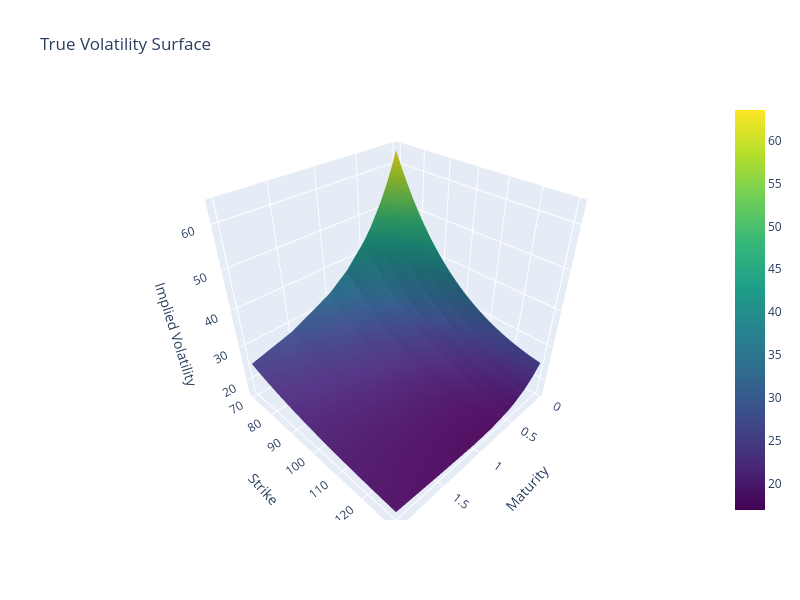

Notebook code for this chart:
### Markdown cell above
## 5. Crash fear Market Regime

This regime represents high downside risk fear and strong demand for downside protection. It has high short-term volatility and strong negative skew.

### Code cell
market_prices, true_vol = generate_market_prices(
    spot=S0,
    strikes=strikes,
    maturities=maturities,
    rate=r,
    noise_amt=0.0,
    **crash_fear_params
)

implied_raw = recover_implied_surface(market_prices, S0, r)
implied_smooth = surface_smoother(implied_raw)
error_surface = error_calculator(true_vol, implied_raw)

plot_volatility_surface(true_vol * 100, title="True Volatility Surface")

### Figure 1 — Plotly figure (JSON) as saved in the notebook; plotly's stock layout.template omitted (floating-point values rounded to 4 significant figures; data arrays with more than 128 entries replaced by an {"elided": "..."} marker saying what was removed)
{"data": [{"colorscale": [[0, "#440154"], [0.1111, "#482878"], [0.2222, "#3e4989"], [0.3333, "#31688e"], [0.4444, "#26828e"], [0.5556, "#1f9e89"], [0.6667, "#35b779"], [0.7778, "#6ece58"], [0.8889, "#b5de2b"], [1, "#fde725"]], "showscale": true, "type": "surface", "x": {"elided": "41x11 float values"}, "y": {"elided": "41x11 float values"}, "z": {"elided": "41x11 float values"}}], "layout": {"height": 600, "scene": {"xaxis": {"title": {"text": "Maturity"}}, "yaxis": {"title": {"text": "Strike"}}, "zaxis": {"title": {"text": "Implied Volatility"}}}, "title": {"text": "True Volatility Surface"}, "width": 800}}
